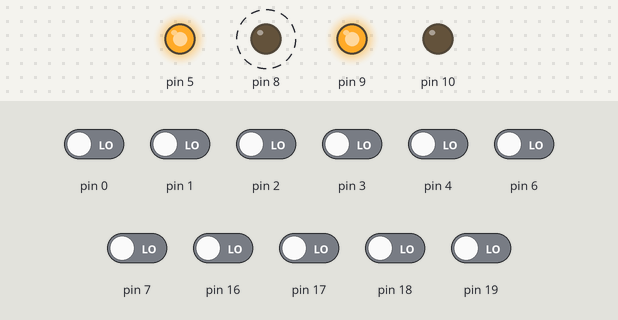
The sketch below on a simulated Arduino Uno, built with avr-gcc and run on an emulated ATmega328P. Parts: output pins drawn as LEDs (lit = HIGH). Dashed ring = blinking. The test bench sets the inputs (shaded band); at power-on: pin 0–4, pin 6, pin 7, pin 16–19 LOW. No radio packets arrive unless stated.

Above: at 0.6 s.
Timing chart, 0 to 3.0 s (numbered marks = the images above):
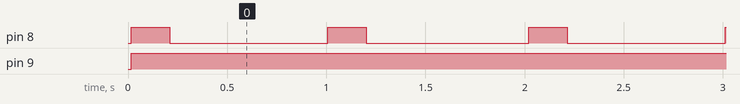

The sketch:

transmitter_optimized.ino
```cpp
#include "LowPower.h"
#include <SPI.h>
#include <nRF24L01.h>
#include <RF24.h>

#define F_CPU 16000000L

constexpr uint16_t DISPLAY_BATTERY_TIME = 500;
constexpr uint16_t OFF_SEQUENCE_DELAY = 200;
constexpr uint8_t DELAY_SEND = 20;
constexpr uint16_t SEND_TIMEOUT = 1000;
constexpr uint16_t POWER_TIMEOUT = 30000;

// #define L1 8
// #define L2 9
// #define L3 10

// #define SIG 5

// #define POW 6
// #define STOP 7

// #define UP 4
// #define DOWN 3
// #define FWD A2
// #define BACK A3
// #define PROG1 2
// #define PROG2 A5
// #define PROG3 A4

RF24 radio(A0, A1, 1000000);

constexpr uint8_t address[6] = "00001";

// const uint8_t pins[8] = {DOWN, UP, BACK, FWD, STOP, PROG3, PROG2, PROG1};

long lastInput;
bool lastPower = true;
bool input = false;

inline void setupRegisters() {
  //sig high
  DDRD |= 0b00100000;
  PORTD |= 0b00100000;

  //leds
  DDRB |= 0b00000111;
  PORTB &= 0b11111000;

  //inputs
  DDRD &= 0b00100011;
  DDRC &= 0b11000011;
}

inline void disableInterfaces() {
  power_adc_disable();
  power_usart0_disable();
  power_timer1_disable();
  power_timer2_disable();
  power_twi_disable();
}

inline void setupRF() {
  radio.begin();
  radio.setDataRate( RF24_250KBPS );
  radio.setPALevel(RF24_PA_MAX);
  radio.setPayloadSize(1);
  radio.openWritingPipe(address);
  radio.stopListening();
}

inline void displayBattery() {
  ADMUX = 0b01000111;
  _delay_ms(2);
  ADCSRA |= (1<<ADEN) | (1<<ADSC);
  while (bit_is_set(ADCSRA,ADSC));
  const uint8_t seg16 = ADC>>6;
  //11 12 13

  for (uint8_t i = 0; i < 3; i++) {
    if (seg16 >= i+11) {
      PORTB |= (1<<i);
    }
  }

  _delay_ms(DISPLAY_BATTERY_TIME);
  PORTB &= 0b11111000;
}

inline void off() {
  PORTB &= 0b11111000;
  for (uint8_t i = 0; i < 3; i++) {
    const uint8_t mask = 1<<i;
    PORTB |= mask;
    _delay_ms(OFF_SEQUENCE_DELAY);
    PORTB &= ~mask;
  }
  PORTD &= 0b11011111;
}

void setup() {
  setupRegisters();

  if ((PIND>>7)&1) {//STOP
    displayBattery();
  }

  disableInterfaces();

  setupRF();

  _delay_ms(10);
  lastInput = millis();
}

void loop() {
  const long currentTime = millis();

  //blinking led
  if (currentTime % 1000 < 200) {
    PORTB |= 0b00000001;
  }else{
    PORTB &= 0b11111110;
  }

  //power
  const bool power = !((PIND >> 6)&1);
  if (!lastPower && power) {
    off();
  }
  lastPower = power;

  //data
  const uint8_t NPIND = ~PIND;
  const uint8_t NPINC = ~PINC;
  const uint8_t data =
  ((NPIND & 0b10011000) >> 3) |
  ((NPINC & 0b00001000) >> 1) |
  ((NPINC & 0b00110100) << 1) |
  ((NPIND & 0b00000100) << 5);
  //D2 C5 C4 !D7 C2 C3 D4 D3 //7-0
  //{DOWN, UP, BACK, FWD, STOP, PROG3, PROG2, PROG1}

  if (data != 0) {
    lastInput = currentTime;
    input = true;
  }

  //send
  const long delta = currentTime - lastInput;
  if (input && delta < SEND_TIMEOUT) {
    radio.write(&data, 1);
    PORTB |= 0b00000010;
  }else {
    PORTB &= 0b11111101;
  }
  if (delta > POWER_TIMEOUT) {
    off();
  }
  _delay_ms(DELAY_SEND);
}
```

Measured:
- by itself, pin 8: alternates HIGH for 0.19 s and LOW for 0.80 s
- by itself, pin 9: LOW → HIGH at 0.02 s
